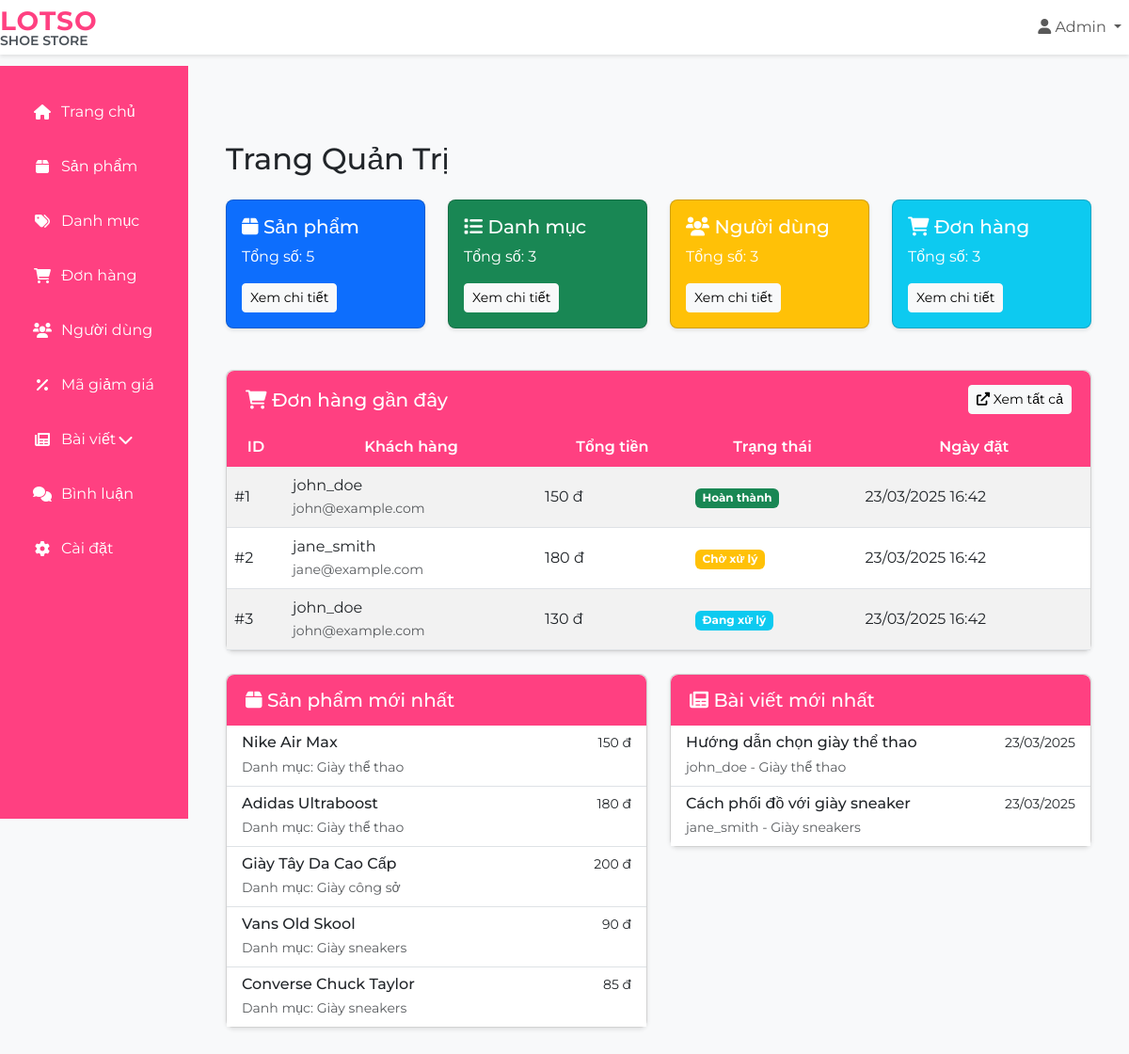
The page /public/index.php on the database its author committed.
### tables this page shows
CREATE TABLE IF NOT EXISTS orders (
    id INT AUTO_INCREMENT PRIMARY KEY,
    user_id INT NOT NULL,
    total_price DECIMAL(10,2) NOT NULL,
    status ENUM('pending', 'processing', 'completed', 'canceled') DEFAULT 'pending',
    created_at TIMESTAMP DEFAULT CURRENT_TIMESTAMP,
    FOREIGN KEY (user_id) REFERENCES users(id) ON DELETE CASCADE
);

CREATE TABLE IF NOT EXISTS users (
    id INT AUTO_INCREMENT PRIMARY KEY,
    username VARCHAR(50) NOT NULL,
    email VARCHAR(100) NOT NULL UNIQUE,
    password VARCHAR(255) NOT NULL,
    role ENUM('admin', 'customer') DEFAULT 'customer',
    created_at TIMESTAMP DEFAULT CURRENT_TIMESTAMP
);

CREATE TABLE IF NOT EXISTS products (
    id INT AUTO_INCREMENT PRIMARY KEY,
    name VARCHAR(255) NOT NULL,
    description TEXT,
    price DECIMAL(10,2) NOT NULL,
    quantity INT NOT NULL DEFAULT 0,
    category_id INT,
    image VARCHAR(255),
    created_at TIMESTAMP DEFAULT CURRENT_TIMESTAMP,
    updated_at TIMESTAMP DEFAULT CURRENT_TIMESTAMP ON UPDATE CURRENT_TIMESTAMP,
    FOREIGN KEY (category_id) REFERENCES categories(id) ON DELETE SET NULL
);

CREATE TABLE IF NOT EXISTS categories (
    id INT AUTO_INCREMENT PRIMARY KEY,
    name VARCHAR(255) NOT NULL,
    slug VARCHAR(255) UNIQUE NOT NULL,
    description TEXT,
    image VARCHAR(255),
    status TINYINT(1) DEFAULT 1,
    created_at TIMESTAMP DEFAULT CURRENT_TIMESTAMP,
    updated_at TIMESTAMP DEFAULT CURRENT_TIMESTAMP ON UPDATE CURRENT_TIMESTAMP
);

CREATE TABLE IF NOT EXISTS posts (
    id INT AUTO_INCREMENT PRIMARY KEY,
    title VARCHAR(255) NOT NULL,
    slug VARCHAR(255) UNIQUE NOT NULL,
    content TEXT NOT NULL,
    excerpt TEXT,
    category_id INT,
    author_id INT NOT NULL,
    image VARCHAR(255),
    views INT NOT NULL DEFAULT 0,
    status ENUM('draft', 'published') DEFAULT 'draft',
    meta_title VARCHAR(255),
    meta_description TEXT,
    meta_keywords VARCHAR(255),
    created_at TIMESTAMP DEFAULT CURRENT_TIMESTAMP,
    FOREIGN KEY (category_id) REFERENCES categories(id) ON DELETE SET NULL,
    FOREIGN KEY (author_id) REFERENCES users(id) ON DELETE CASCADE
);

### public/index.php (the view, shortened to what this page needs)
<?php
require_once '../templates/header.php';
require_once '../templates/sidebar.php';
$db = new Database();
$conn = $db->getConnection();
try {
    $totalProducts = $conn->query("SELECT COUNT(*) FROM products")->fetch_row()[0];
    $totalCategories = $conn->query("SELECT COUNT(*) FROM categories")->fetch_row()[0];
    $totalUsers = $conn->query("SELECT COUNT(*) FROM users")->fetch_row()[0];
    $totalOrders = $conn->query("SELECT COUNT(*) FROM orders")->fetch_row()[0];
    $latestProducts = $conn->query("
        SELECT p.*, c.name as category_name
        FROM products p
        LEFT JOIN categories c ON p.category_id = c.id
        ORDER BY p.created_at DESC
        LIMIT 5
    ")->fetch_all(MYSQLI_ASSOC);
    $latestOrders = $conn->query("
        SELECT o.*, u.username, u.email
        FROM orders o
        LEFT JOIN users u ON o.user_id = u.id
        ORDER BY o.created_at DESC
        LIMIT 5
    ")->fetch_all(MYSQLI_ASSOC);
    $latestPosts = $conn->query("
        SELECT p.*, c.name as category_name, u.username as author_name
        FROM posts p
        LEFT JOIN categories c ON p.category_id = c.id
        LEFT JOIN users u ON p.author_id = u.id
        ORDER BY p.created_at DESC
        LIMIT 5
    ")->fetch_all(MYSQLI_ASSOC);
    $recentOrders = $conn->query("
        SELECT o.*, u.username, u.email
        FROM orders o
        LEFT JOIN users u ON o.user_id = u.id
        ORDER BY o.created_at DESC
        LIMIT 10
    ")->fetch_all(MYSQLI_ASSOC);
} catch (Exception $e) {
    die("Lỗi truy vấn: " . $e->getMessage());
}
function getStatusClass($status) {
    switch ($status) {
        case 'pending':
            return 'bg-warning';
        case 'processing':
            return 'bg-info';
        case 'completed':
            return 'bg-success';
    }
}
function getStatusText($status) {
    switch ($status) {
        case 'pending':
            return 'Chờ xử lý';
        case 'processing':
            return 'Đang xử lý';
        case 'completed':
            return 'Hoàn thành';
    }
}
?>
<div class="content">
    <div class="container-fluid">
        <h2 class="mb-4">Trang Quản Trị</h2>
        <div class="row mb-4">
            <div class="col-md-3">
                <div class="card text-white bg-primary">
                    <div class="card-body">
                        <h5 class="card-title">
                            <i class="fas fa-box"></i> Sản phẩm
                        </h5>
                        <p class="card-text">Tổng số: <?= $totalProducts ?></p>
                        <a href="products.php" class="btn btn-light btn-sm">Xem chi tiết</a>
                    </div>
                </div>
            </div>
            <div class="col-md-3">
                <div class="card text-white bg-success">
                    <div class="card-body">
                        <h5 class="card-title">
                            <i class="fas fa-list"></i> Danh mục
                        </h5>
                        <p class="card-text">Tổng số: <?= $totalCategories ?></p>
                        <a href="categories.php" class="btn btn-light btn-sm">Xem chi tiết</a>
                    </div>
                </div>
            </div>
            <div class="col-md-3">
                <div class="card text-white bg-warning">
                    <div class="card-body">
                        <h5 class="card-title">
                            <i class="fas fa-users"></i> Người dùng
                        </h5>
                        <p class="card-text">Tổng số: <?= $totalUsers ?></p>
                        <a href="users.php" class="btn btn-light btn-sm">Xem chi tiết</a>
                    </div>
                </div>
            </div>
            <div class="col-md-3">
                <div class="card text-white bg-info">
                    <div class="card-body">
                        <h5 class="card-title">
                            <i class="fas fa-shopping-cart"></i> Đơn hàng
                        </h5>
                        <p class="card-text">Tổng số: <?= $totalOrders ?></p>
                        <a href="orders.php" class="btn btn-light btn-sm">Xem chi tiết</a>
                    </div>
                </div>
            </div>
        </div>
        <div class="card mb-4">
            <div class="card-header bg-info text-white">
                <div class="d-flex justify-content-between align-items-center">
                    <h5 class="mb-0">
                        <i class="fas fa-shopping-cart"></i> Đơn hàng gần đây
                    </h5>
                    <a href="orders.php" class="btn btn-light btn-sm">
                        <i class="fas fa-external-link-alt"></i> Xem tất cả
                    </a>
                </div>
            </div>
            <div class="card-body p-0">
                <div class="table-responsive">
                    <table class="table table-hover table-striped mb-0">
                        <thead>
                            <tr>
                                <th>ID</th>
                                <th>Khách hàng</th>
                                <th>Tổng tiền</th>
                                <th>Trạng thái</th>
                                <th>Ngày đặt</th>
                            </tr>
                        </thead>
                        <tbody>
                            <?php foreach ($recentOrders as $order): ?>
                            <tr>
                                <td>#<?= $order['id'] ?></td>
                                <td>
                                    <div><?= htmlspecialchars($order['username']) ?></div>
                                    <small class="text-muted"><?= htmlspecialchars($order['email']) ?></small>
                                </td>
                                <td><?= number_format($order['total_price']) ?> đ</td>
                                <td>
                                    <span class="badge <?= getStatusClass($order['status']) ?>">
                                        <?= getStatusText($order['status']) ?>
                                    </span>
                                </td>
                                <td><?= date('d/m/Y H:i', strtotime($order['created_at'])) ?></td>
                            </tr>
                            <?php endforeach; ?>
                        </tbody>
                    </table>
                </div>
            </div>
        </div>
        <div class="row">
            <div class="col-md-6">
                <div class="card">
                    <div class="card-header bg-primary text-white">
                        <h5 class="card-title mb-0">
                            <i class="fas fa-box"></i> Sản phẩm mới nhất
                        </h5>
                    </div>
                    <div class="card-body p-0">
                        <div class="list-group list-group-flush">
                            <?php foreach ($latestProducts as $product): ?>
                            <a href="products.php" class="list-group-item list-group-item-action">
                                <div class="d-flex w-100 justify-content-between">
                                    <h6 class="mb-1"><?= htmlspecialchars($product['name']) ?></h6>
                                    <small><?= number_format($product['price']) ?> đ</small>
                                </div>
                                <small class="text-muted">
                                    Danh mục: <?= htmlspecialchars($product['category_name'] ?? 'Chưa phân loại') ?>
                                </small>
                            </a>
                            <?php endforeach; ?>
                        </div>
                    </div>
                </div>
            </div>
            <div class="col-md-6">
                <div class="card">
                    <div class="card-header bg-success text-white">
                        <h5 class="card-title mb-0">
                            <i class="fas fa-newspaper"></i> Bài viết mới nhất
                        </h5>
                    </div>
                    <div class="card-body p-0">
                        <div class="list-group list-group-flush">
                            <?php foreach ($latestPosts as $post): ?>
                            <a href="posts.php" class="list-group-item list-group-item-action">
                                <div class="d-flex w-100 justify-content-between">
                                    <h6 class="mb-1"><?= htmlspecialchars($post['title']) ?></h6>
                                    <small><?= date('d/m/Y', strtotime($post['created_at'])) ?></small>
                                </div>
                                <small class="text-muted">
                                    <?= htmlspecialchars($post['author_name'] ?? 'Không xác định') ?> -
                                    <?= htmlspecialchars($post['category_name'] ?? 'Chưa phân loại') ?>
                                </small>
                            </a>
                            <?php endforeach; ?>
                        </div>
                    </div>
                </div>
            </div>
        </div>
    </div>
</div>
<?php require_once '../templates/footer.php'; ?>

### rows shown on the page
orders: id "1", user.username "john_doe", user.email "john@example.com", total_price "150", status "Hoàn thành", created_at "23/03/2025 16:42"
orders: id "2", user.username "jane_smith", user.email "jane@example.com", total_price "180", status "Chờ xử lý", created_at "23/03/2025 16:42"
orders: id "3", user.username "john_doe", user.email "john@example.com", total_price "130", status "Đang xử lý", created_at "23/03/2025 16:42"
products: name "Nike Air Max", price "150", category.name "Giày thể thao"
products: name "Adidas Ultraboost", price "180", category.name "Giày thể thao"
products: name "Giày Tây Da Cao Cấp", price "200", category.name "Giày công sở"
products: name "Vans Old Skool", price "90", category.name "Giày sneakers"
products: name "Converse Chuck Taylor", price "85", category.name "Giày sneakers"
posts: title "Hướng dẫn chọn giày thể thao", created_at "23/03/2025", author.username "john_doe", category.name "Giày thể thao"
posts: title "Cách phối đồ với giày sneaker", created_at "23/03/2025", author.username "jane_smith", category.name "Giày sneakers"

### other values the page prints
$totalProducts "5"
$totalCategories "3"
$totalUsers "3"
$totalOrders "3"
